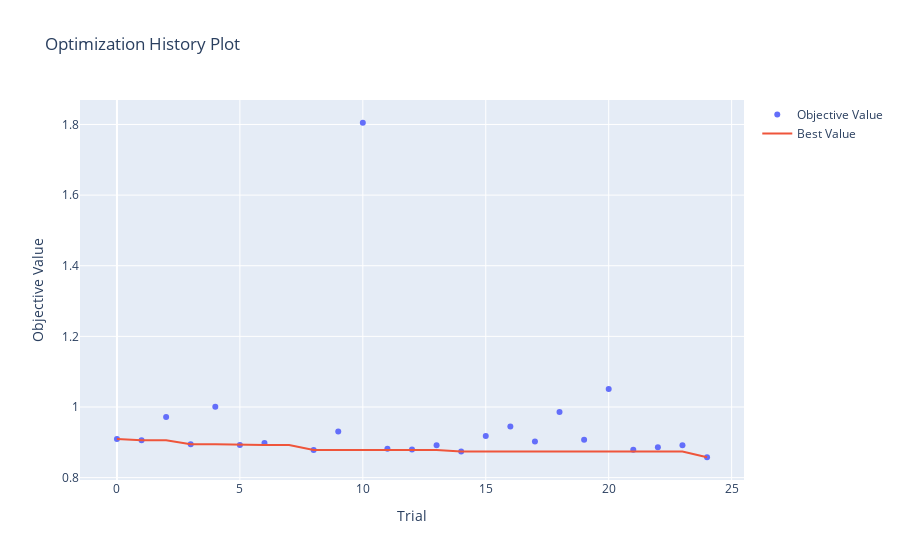
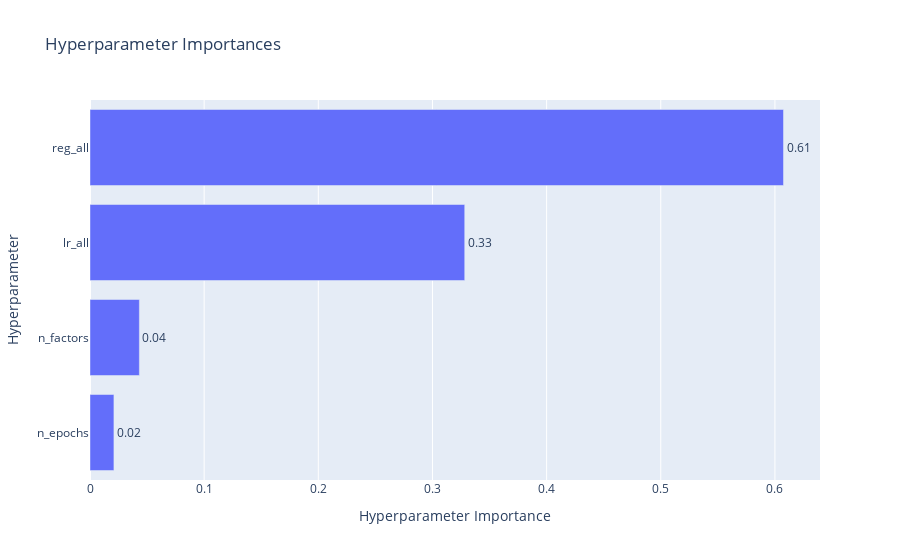
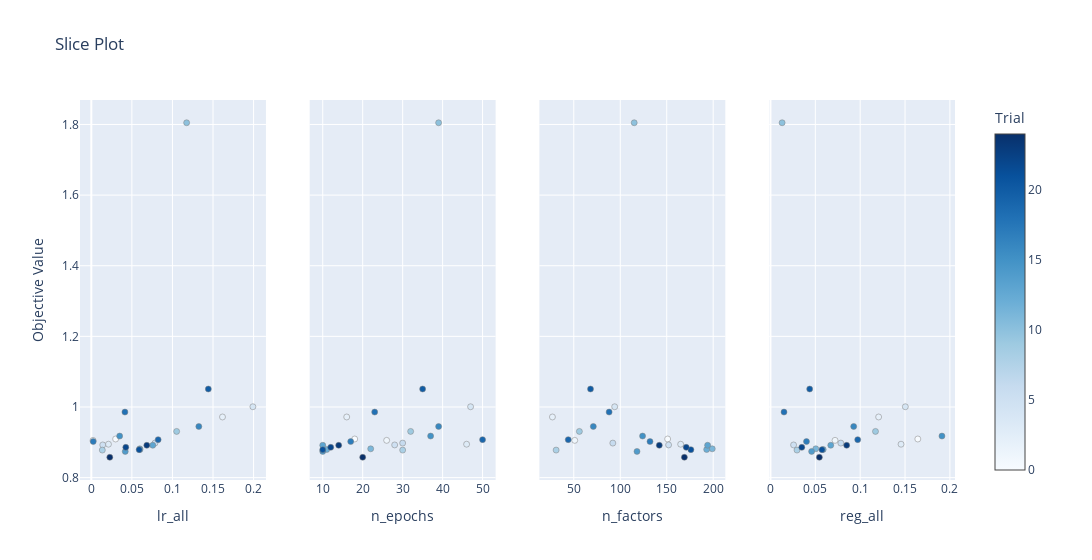
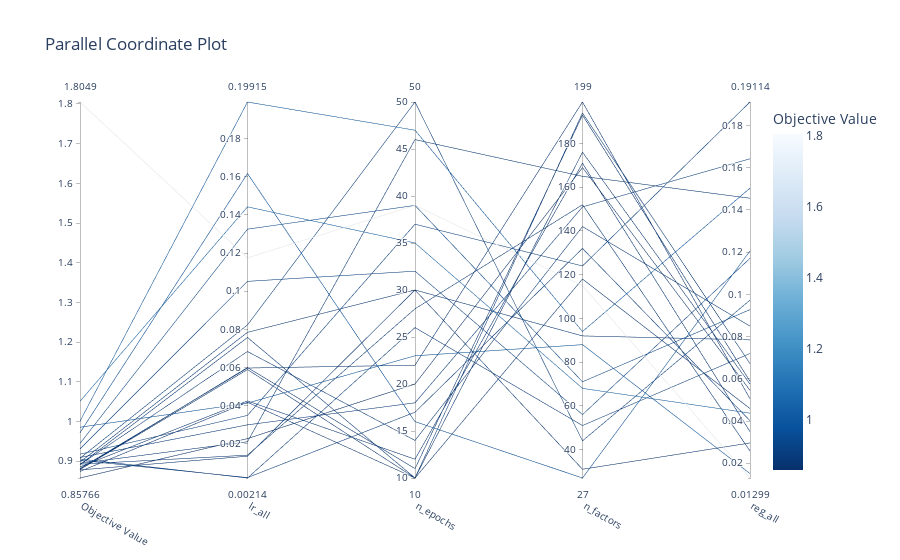

Source (notebook cell) for these figures, in order:
### Code cell
vis.plot_optimization_history(study).show()
vis.plot_param_importances(study).show()
vis.plot_slice(study).show()
vis.plot_parallel_coordinate(study).show()

### Figure 1 — Plotly figure (JSON) as saved in the notebook; plotly's stock layout.template omitted (floating-point values rounded to 4 significant figures)
{"data": [{"mode": "markers", "name": "Objective Value", "type": "scatter", "x": [0, 1, 2, 3, 4, 5, 6, 8, 9, 10, 11, 12, 13, 14, 15, 16, 17, 18, 19, 20, 21, 22, 23, 24], "y": [0.9094, 0.9055, 0.9717, 0.8946, 1.001, 0.8926, 0.8978, 0.8779, 0.9308, 1.805, 0.8816, 0.8796, 0.8916, 0.8742, 0.9177, 0.9448, 0.9021, 0.9856, 0.9075, 1.051, 0.8792, 0.8857, 0.8915, 0.8577]}, {"mode": "lines", "name": "Best Value", "type": "scatter", "x": [0, 1, 2, 3, 4, 5, 6, 7, 8, 9, 10, 11, 12, 13, 14, 15, 16, 17, 18, 19, 20, 21, 22, 23, 24], "y": [0.9094, 0.9055, 0.9055, 0.8946, 0.8946, 0.8926, 0.8926, 0.8926, 0.8779, 0.8779, 0.8779, 0.8779, 0.8779, 0.8779, 0.8742, 0.8742, 0.8742, 0.8742, 0.8742, 0.8742, 0.8742, 0.8742, 0.8742, 0.8742, 0.8577]}, {"marker": {"color": "#cccccc"}, "mode": "markers", "name": "Infeasible Trial", "showlegend": false, "type": "scatter", "x": [], "y": []}], "layout": {"title": {"text": "Optimization History Plot"}, "xaxis": {"title": {"text": "Trial"}}, "yaxis": {"title": {"text": "Objective Value"}}}}

### Figure 2 — Plotly figure (JSON) as saved in the notebook; plotly's stock layout.template omitted (floating-point values rounded to 4 significant figures)
{"data": [{"cliponaxis": false, "hovertemplate": ["n_epochs (IntDistribution): 0.020956054435330027<extra></extra>", "n_factors (IntDistribution): 0.04324791775380695<extra></extra>", "lr_all (FloatDistribution): 0.32827394842111013<extra></extra>", "reg_all (FloatDistribution): 0.6075220793897529<extra></extra>"], "name": "Objective Value", "orientation": "h", "text": ["0.02", "0.04", "0.33", "0.61"], "textposition": "outside", "type": "bar", "x": [0.02096, 0.04325, 0.3283, 0.6075], "y": ["n_epochs", "n_factors", "lr_all", "reg_all"]}], "layout": {"title": {"text": "Hyperparameter Importances"}, "xaxis": {"title": {"text": "Hyperparameter Importance"}}, "yaxis": {"title": {"text": "Hyperparameter"}}}}

### Figure 3 — Plotly figure (JSON) as saved in the notebook; plotly's stock layout.template omitted (floating-point values rounded to 4 significant figures)
{"data": [{"marker": {"color": [0, 1, 2, 3, 4, 5, 6, 8, 9, 10, 11, 12, 13, 14, 15, 16, 17, 18, 19, 20, 21, 22, 23, 24], "colorbar": {"title": {"text": "Trial"}, "x": 1, "xpad": 40}, "colorscale": [[0, "rgb(247,251,255)"], [0.125, "rgb(222,235,247)"], [0.25, "rgb(198,219,239)"], [0.375, "rgb(158,202,225)"], [0.5, "rgb(107,174,214)"], [0.625, "rgb(66,146,198)"], [0.75, "rgb(33,113,181)"], [0.875, "rgb(8,81,156)"], [1, "rgb(8,48,107)"]], "line": {"color": "Grey", "width": 0.5}, "showscale": true}, "mode": "markers", "name": "Feasible Trial", "showlegend": false, "type": "scatter", "x": [0.02999, 0.002145, 0.1617, 0.02114, 0.1992, 0.01412, 0.07847, 0.01357, 0.1052, 0.1175, 0.05977, 0.06002, 0.07575, 0.04182, 0.03495, 0.1325, 0.00236, 0.04141, 0.08238, 0.1442, 0.05898, 0.04251, 0.06841, 0.02279], "xaxis": "x", "y": [0.9094, 0.9055, 0.9717, 0.8946, 1.001, 0.8926, 0.8978, 0.8779, 0.9308, 1.805, 0.8816, 0.8796, 0.8916, 0.8742, 0.9177, 0.9448, 0.9021, 0.9856, 0.9075, 1.051, 0.8792, 0.8857, 0.8915, 0.8577], "yaxis": "y"}, {"marker": {"color": [0, 1, 2, 3, 4, 5, 6, 8, 9, 10, 11, 12, 13, 14, 15, 16, 17, 18, 19, 20, 21, 22, 23, 24], "colorbar": {"title": {"text": "Trial"}, "x": 1, "xpad": 40}, "colorscale": [[0, "rgb(247,251,255)"], [0.125, "rgb(222,235,247)"], [0.25, "rgb(198,219,239)"], [0.375, "rgb(158,202,225)"], [0.5, "rgb(107,174,214)"], [0.625, "rgb(66,146,198)"], [0.75, "rgb(33,113,181)"], [0.875, "rgb(8,81,156)"], [1, "rgb(8,48,107)"]], "line": {"color": "Grey", "width": 0.5}, "showscale": false}, "mode": "markers", "name": "Feasible Trial", "showlegend": false, "type": "scatter", "x": [18, 26, 16, 46, 47, 28, 30, 30, 32, 39, 22, 11, 10, 10, 37, 39, 17, 23, 50, 35, 10, 12, 14, 20], "xaxis": "x2", "y": [0.9094, 0.9055, 0.9717, 0.8946, 1.001, 0.8926, 0.8978, 0.8779, 0.9308, 1.805, 0.8816, 0.8796, 0.8916, 0.8742, 0.9177, 0.9448, 0.9021, 0.9856, 0.9075, 1.051, 0.8792, 0.8857, 0.8915, 0.8577], "yaxis": "y2"}, {"marker": {"color": [0, 1, 2, 3, 4, 5, 6, 8, 9, 10, 11, 12, 13, 14, 15, 16, 17, 18, 19, 20, 21, 22, 23, 24], "colorbar": {"title": {"text": "Trial"}, "x": 1, "xpad": 40}, "colorscale": [[0, "rgb(247,251,255)"], [0.125, "rgb(222,235,247)"], [0.25, "rgb(198,219,239)"], [0.375, "rgb(158,202,225)"], [0.5, "rgb(107,174,214)"], [0.625, "rgb(66,146,198)"], [0.75, "rgb(33,113,181)"], [0.875, "rgb(8,81,156)"], [1, "rgb(8,48,107)"]], "line": {"color": "Grey", "width": 0.5}, "showscale": false}, "mode": "markers", "name": "Feasible Trial", "showlegend": false, "type": "scatter", "x": [151, 51, 27, 165, 94, 152, 92, 31, 56, 115, 199, 193, 194, 118, 124, 71, 132, 88, 44, 68, 176, 171, 142, 169], "xaxis": "x3", "y": [0.9094, 0.9055, 0.9717, 0.8946, 1.001, 0.8926, 0.8978, 0.8779, 0.9308, 1.805, 0.8816, 0.8796, 0.8916, 0.8742, 0.9177, 0.9448, 0.9021, 0.9856, 0.9075, 1.051, 0.8792, 0.8857, 0.8915, 0.8577], "yaxis": "y3"}, {"marker": {"color": [0, 1, 2, 3, 4, 5, 6, 8, 9, 10, 11, 12, 13, 14, 15, 16, 17, 18, 19, 20, 21, 22, 23, 24], "colorbar": {"title": {"text": "Trial"}, "x": 1, "xpad": 40}, "colorscale": [[0, "rgb(247,251,255)"], [0.125, "rgb(222,235,247)"], [0.25, "rgb(198,219,239)"], [0.375, "rgb(158,202,225)"], [0.5, "rgb(107,174,214)"], [0.625, "rgb(66,146,198)"], [0.75, "rgb(33,113,181)"], [0.875, "rgb(8,81,156)"], [1, "rgb(8,48,107)"]], "line": {"color": "Grey", "width": 0.5}, "showscale": false}, "mode": "markers", "name": "Feasible Trial", "showlegend": false, "type": "scatter", "x": [0.1642, 0.07198, 0.1206, 0.1455, 0.1503, 0.02578, 0.07844, 0.0296, 0.1171, 0.01299, 0.05054, 0.05879, 0.0672, 0.04589, 0.1911, 0.09278, 0.04016, 0.0151, 0.09725, 0.04371, 0.05745, 0.03494, 0.08495, 0.05452], "xaxis": "x4", "y": [0.9094, 0.9055, 0.9717, 0.8946, 1.001, 0.8926, 0.8978, 0.8779, 0.9308, 1.805, 0.8816, 0.8796, 0.8916, 0.8742, 0.9177, 0.9448, 0.9021, 0.9856, 0.9075, 1.051, 0.8792, 0.8857, 0.8915, 0.8577], "yaxis": "y4"}], "layout": {"title": {"text": "Slice Plot"}, "width": 1200, "xaxis": {"anchor": "y", "domain": [0, 0.2125], "title": {"text": "lr_all"}}, "xaxis2": {"anchor": "y2", "domain": [0.2625, 0.475], "title": {"text": "n_epochs"}}, "xaxis3": {"anchor": "y3", "domain": [0.525, 0.7375], "title": {"text": "n_factors"}}, "xaxis4": {"anchor": "y4", "domain": [0.7875, 1], "title": {"text": "reg_all"}}, "yaxis": {"anchor": "x", "domain": [0, 1], "title": {"text": "Objective Value"}}, "yaxis2": {"anchor": "x2", "domain": [0, 1], "matches": "y", "showticklabels": false}, "yaxis3": {"anchor": "x3", "domain": [0, 1], "matches": "y", "showticklabels": false}, "yaxis4": {"anchor": "x4", "domain": [0, 1], "matches": "y", "showticklabels": false}}}

### Figure 4 — Plotly figure (JSON) as saved in the notebook; plotly's stock layout.template omitted (floating-point values rounded to 4 significant figures)
{"data": [{"dimensions": [{"label": "Objective Value", "range": [0.8577, 1.805], "values": [0.9094, 0.9055, 0.9717, 0.8946, 1.001, 0.8926, 0.8978, 0.8779, 0.9308, 1.805, 0.8816, 0.8796, 0.8916, 0.8742, 0.9177, 0.9448, 0.9021, 0.9856, 0.9075, 1.051, 0.8792, 0.8857, 0.8915, 0.8577]}, {"label": "lr_all", "range": [0.002145, 0.1992], "values": [0.02999, 0.002145, 0.1617, 0.02114, 0.1992, 0.01412, 0.07847, 0.01357, 0.1052, 0.1175, 0.05977, 0.06002, 0.07575, 0.04182, 0.03495, 0.1325, 0.00236, 0.04141, 0.08238, 0.1442, 0.05898, 0.04251, 0.06841, 0.02279]}, {"label": "n_epochs", "range": [10, 50], "values": [18, 26, 16, 46, 47, 28, 30, 30, 32, 39, 22, 11, 10, 10, 37, 39, 17, 23, 50, 35, 10, 12, 14, 20]}, {"label": "n_factors", "range": [27, 199], "values": [151, 51, 27, 165, 94, 152, 92, 31, 56, 115, 199, 193, 194, 118, 124, 71, 132, 88, 44, 68, 176, 171, 142, 169]}, {"label": "reg_all", "range": [0.01299, 0.1911], "values": [0.1642, 0.07198, 0.1206, 0.1455, 0.1503, 0.02578, 0.07844, 0.0296, 0.1171, 0.01299, 0.05054, 0.05879, 0.0672, 0.04589, 0.1911, 0.09278, 0.04016, 0.0151, 0.09725, 0.04371, 0.05745, 0.03494, 0.08495, 0.05452]}], "labelangle": 30, "labelside": "bottom", "line": {"color": [0.9094, 0.9055, 0.9717, 0.8946, 1.001, 0.8926, 0.8978, 0.8779, 0.9308, 1.805, 0.8816, 0.8796, 0.8916, 0.8742, 0.9177, 0.9448, 0.9021, 0.9856, 0.9075, 1.051, 0.8792, 0.8857, 0.8915, 0.8577], "colorbar": {"title": {"text": "Objective Value"}}, "colorscale": [[0, "rgb(247,251,255)"], [0.125, "rgb(222,235,247)"], [0.25, "rgb(198,219,239)"], [0.375, "rgb(158,202,225)"], [0.5, "rgb(107,174,214)"], [0.625, "rgb(66,146,198)"], [0.75, "rgb(33,113,181)"], [0.875, "rgb(8,81,156)"], [1, "rgb(8,48,107)"]], "reversescale": true, "showscale": true}, "type": "parcoords"}], "layout": {"title": {"text": "Parallel Coordinate Plot"}}}
